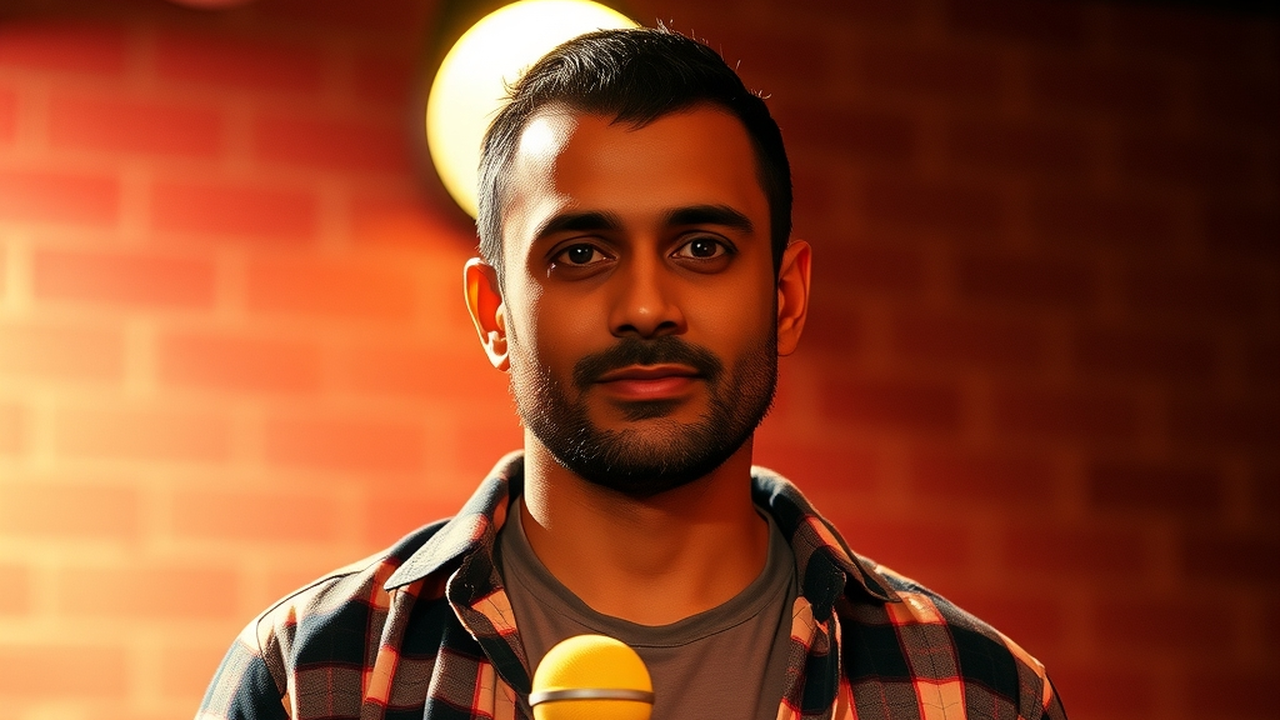
#> input picture assets/comedian.png, 1280 x 720 px; its folder holds only this picture in this run
$ python -i images.py   (imports and definitions only)
#> lines starting #> are read from the running program, lines starting #| are printed output that depends on the picture
### config.py
import os

def env(name, default=""):
    """Like os.environ.get, but an EMPTY value (what GitHub passes for an unset variable) also falls back to the default."""
    value = os.environ.get(name)
    return value.strip() if value and value.strip() else default

# ---- Secrets / keys (set as GitHub Actions secrets) ----
GROQ_API_KEY = env("GROQ_API_KEY")
GROQ_MODEL = env("GROQ_MODEL")  # optional override; empty = auto-pick a working model from your Groq account

CF_ACCOUNT_ID = env("CF_ACCOUNT_ID")   # Cloudflare Workers AI (free FLUX.1 schnell images)
CF_API_TOKEN = env("CF_API_TOKEN")
#> further down, picture is the input picture: PIL image 1280x720 RGB; mean R, G, B 140.2, 69.2, 39.5

YT_CLIENT_ID = env("YT_CLIENT_ID")
YT_CLIENT_SECRET = env("YT_CLIENT_SECRET")
YT_REFRESH_TOKEN = env("YT_REFRESH_TOKEN")

# ---- Format: "short" = vertical 720x1280 YouTube Short, "long" = 1280x720 video ----
FORMAT = env("VIDEO_FORMAT", "short").lower()
IS_SHORT = FORMAT == "short"
WIDTH, HEIGHT = (720, 1280) if IS_SHORT else (1280, 720)

# ---- Channel settings (edit these or set as repo Variables) ----
CHANNEL_THEME = env("CHANNEL_THEME", "hilarious clean comedy cartoons with relatable everyday situations, for everyone")
LANGUAGE = env("LANGUAGE", "Hindi (Devanagari script)")
TTS_VOICE = env("TTS_VOICE", "hi-IN-SwaraNeural")   # Hindi: hi-IN-SwaraNeural (female) or hi-IN-MadhurNeural (male)
NUM_SCENES = int(env("NUM_SCENES", "8" if IS_SHORT else "14"))   # includes 1 final question scene; Short ~30 s
LINE_WORDS = "5-12" if IS_SHORT else "8-22"                       # words per spoken line
TITLE_CHARS = "25-45" if IS_SHORT else "35-60"
TTS_RATE = env("TTS_RATE", "+12%" if IS_SHORT else "+6%")        # faster voice = more energy

if IS_SHORT:
    FORMAT_RULES = ("This is a YouTube SHORT (vertical, about 25-32 seconds, as short and punchy as possible). Scene 1 MUST be a scroll-stopping hook within "
                    "2 seconds: an absurd claim, a shocking question or a chaotic moment, never a slow introduction. "
                    "Something new and funny happens in every scene, no filler.")
else:
    FORMAT_RULES = "This is a full episode of about 2 minutes."

# ---- The two recurring stars: same look in every episode builds fans and keeps the art consistent ----
NAME_A = env("NAME_A", "Bhola")
NAME_B = env("NAME_B", "Tinku")
MAIN_CHARACTERS = env(
    "MAIN_CHARACTERS",
    "Bhola: a chubby round brown bear with a yellow turban, sleepy half-closed eyes and a big belly. "
    "Tinku: a tiny green parrot with huge round glasses and a small red cap.")
CAST_BIO = env(
    "CAST_BIO",
    "Bhola (character a, deep slow voice): lazy, sleepy, loves food, but accidentally gets lucky. "
    "Tinku (character b, squeaky voice): hyper, over-smart, makes grand plans that backfire.")

USE_TRENDS = env("USE_TRENDS", "true").lower() == "true"   # build episodes around today's trending topics
TRENDS_GEO = env("TRENDS_GEO", "IN")

ART_STYLE = env(
    "ART_STYLE",
    "high quality 2D cartoon illustration, clean outlines, soft shading, funny exaggerated expressions, "
    "bright vibrant colors, detailed background, consistent character design",
)

VOICE_A = env("VOICE_A", "hi-IN-MadhurNeural")   # character A: deep, slow
VOICE_B = env("VOICE_B", "hi-IN-SwaraNeural")    # character B: squeaky (pitch-raised)

def voice_for(speaker):
    """(voice, pitch) for narrator / character a / character b"""
    return {"a": (VOICE_A, "-8Hz"), "b": (VOICE_B, "+35Hz")}.get(speaker, (TTS_VOICE, "+0Hz"))

# private = safe default (also forced by YouTube until your API project passes audit)
PRIVACY = env("UPLOAD_PRIVACY", "public")
MADE_FOR_KIDS = env("MADE_FOR_KIDS", "false").lower() == "true"
CATEGORY_ID = "1"  # Film & Animation

### images.py
import base64, io, time, requests
from PIL import Image, ImageFilter, ImageEnhance
import config

MODEL = "@cf/black-forest-labs/flux-1-schnell"
URL = "https://api.cloudflare.com/client/v4/accounts/{acc}/ai/run/" + MODEL
_SEED_OK = True   # flipped off automatically if the API rejects the seed field


def _compose(img):
    """FLUX returns a square picture. Keep the WHOLE picture sharp in the middle and fill the
    sides (or top/bottom for Shorts) with a blurred, darkened copy, so nothing gets cropped."""
    W, H = config.WIDTH, config.HEIGHT
    scale = max(W / img.width, H / img.height)
#> scale = 1.78
    bg = img.resize((int(img.width * scale) + 1, int(img.height * scale) + 1), Image.LANCZOS)
    left, top = (bg.width - W) // 2, (bg.height - H) // 2
#> left = 778; top = 0
    bg = bg.crop((left, top, left + W, top + H)).filter(ImageFilter.GaussianBlur(28))
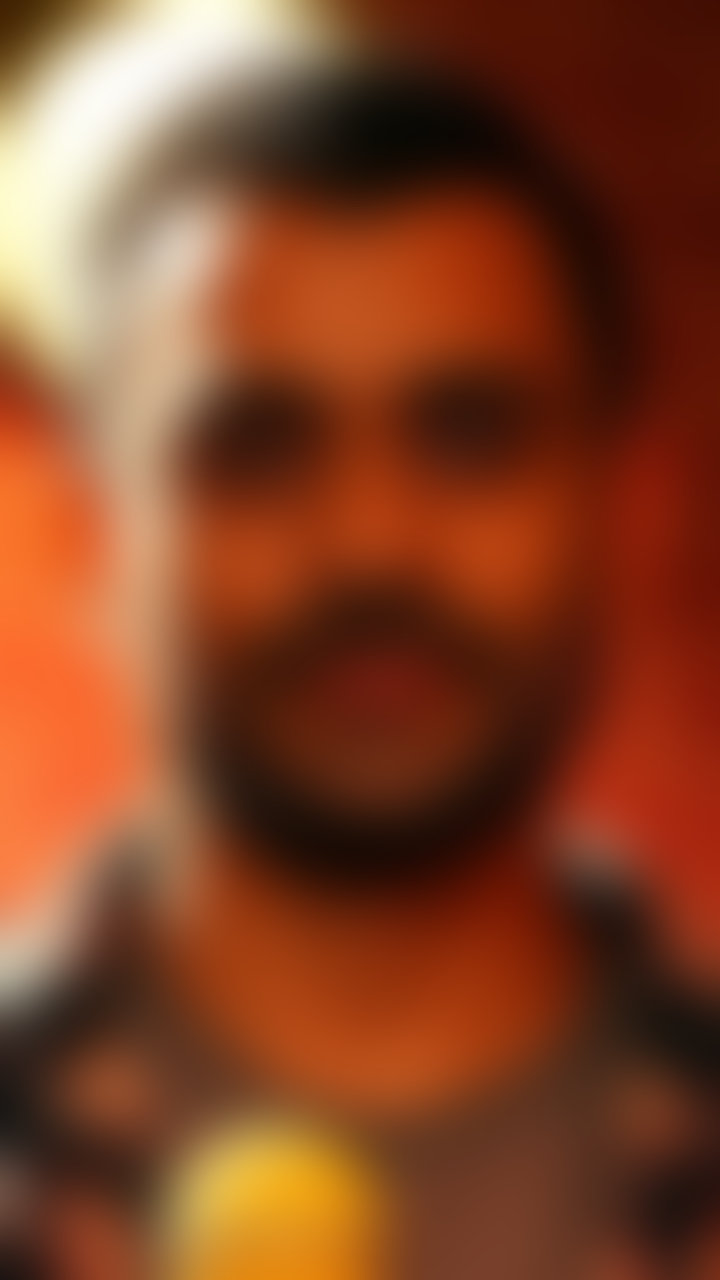
#> bg: PIL image 720x1280 RGB; mean R, G, B 130.1, 67.8, 38.9
    bg = ImageEnhance.Brightness(bg).enhance(0.55)
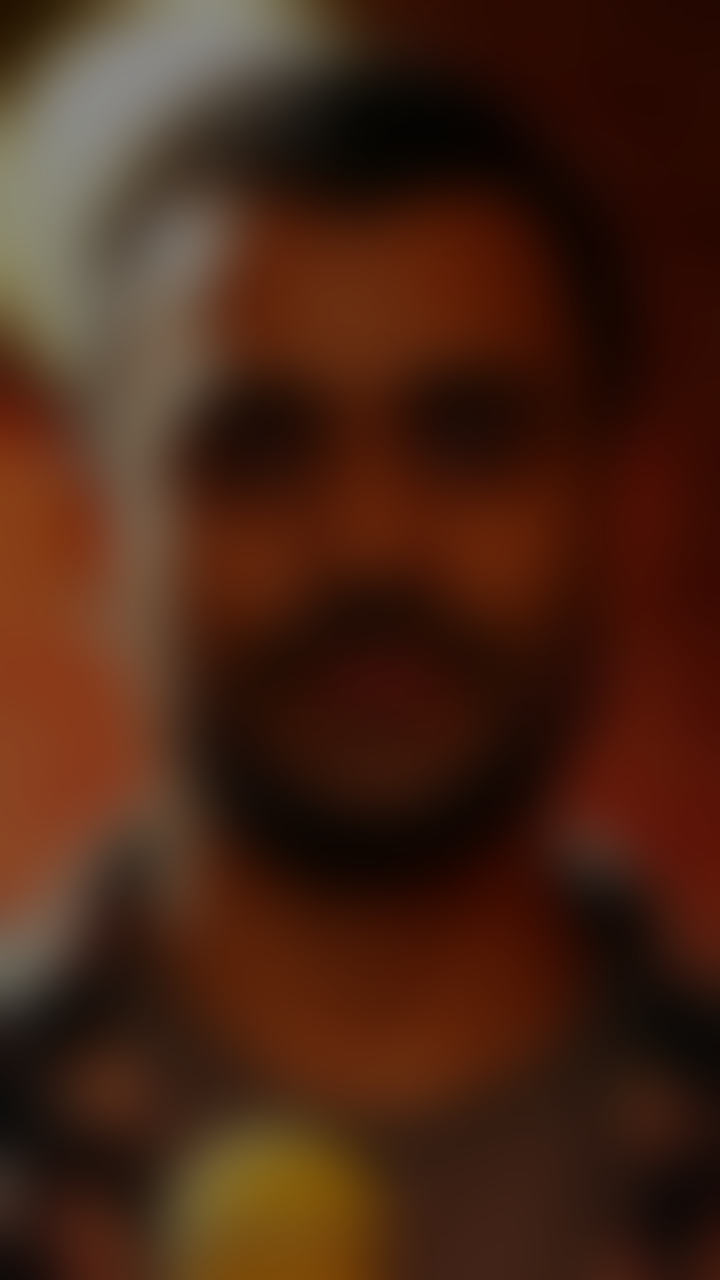
#> bg: PIL image 720x1280 RGB; mean R, G, B 71.1, 36.8, 20.9
    fit = min(W / img.width, H / img.height)
#> fit = 0.562
    fg = img.resize((int(img.width * fit), int(img.height * fit)), Image.LANCZOS)
    lift = int(H * 0.10) if H > W else 0   # Shorts: lift the picture so captions sit below it
    bg.paste(fg, ((W - fg.width) // 2, (H - fg.height) // 2 - lift))
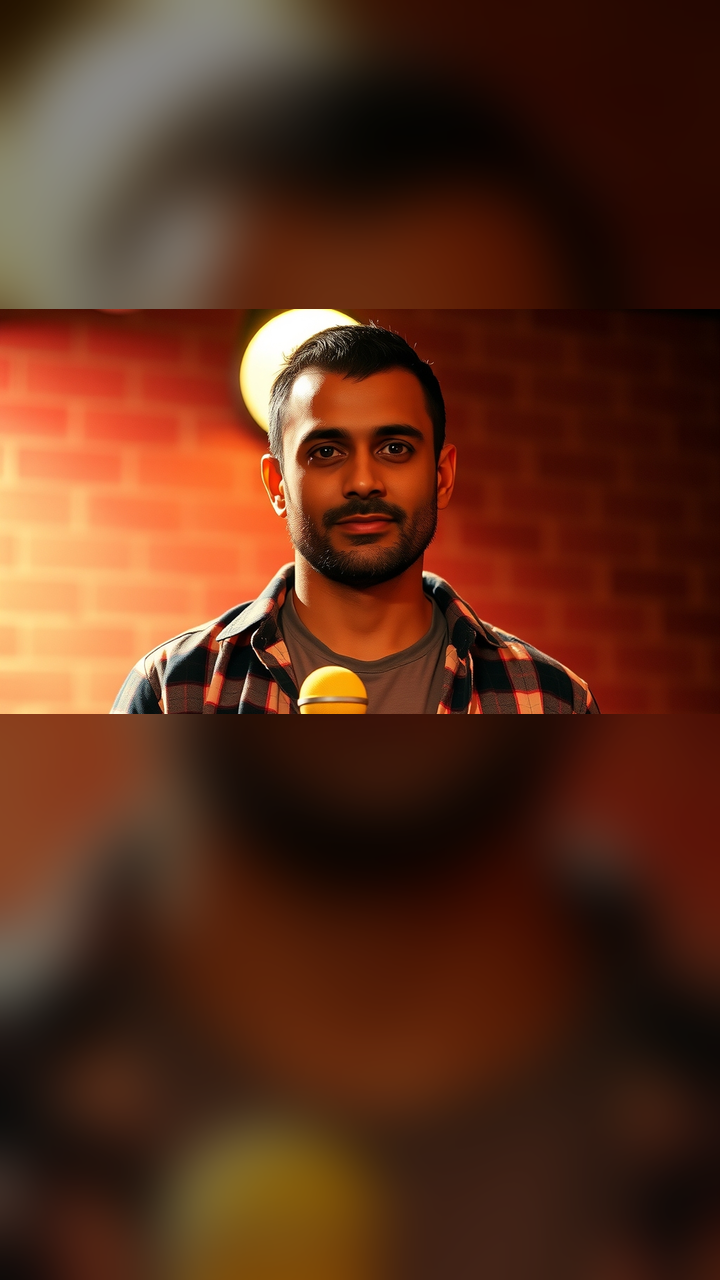
#> bg: PIL image 720x1280 RGB; mean R, G, B 90.9, 47.9, 28.1
    return bg


def make_image(prompt, path, seed=None):
    global _SEED_OK
    full = f"{prompt}. {config.ART_STYLE}. wide shot, full body, centered, clean simple background, cinematic lighting. no text, no letters, no watermark, no logo"[:2000]
    url = URL.format(acc=config.CF_ACCOUNT_ID)
    headers = {"Authorization": f"Bearer {config.CF_API_TOKEN}"}
    last = "unknown"
    for attempt in range(5):
        try:
            payload = {"prompt": full, "steps": 8}
            if seed is not None and _SEED_OK:
                payload["seed"] = int(seed)   # same seed in every scene = more similar look
            r = requests.post(url, headers=headers, json=payload, timeout=180)
            if r.status_code in (400, 422) and "seed" in payload:
                _SEED_OK = False
                payload.pop("seed")
                r = requests.post(url, headers=headers, json=payload, timeout=180)
            if r.status_code in (401, 403):
                raise SystemExit(f"Cloudflare rejected the token/account ({r.status_code}): {r.text[:300]}\n"
                                 "Check CF_ACCOUNT_ID / CF_API_TOKEN secrets (token needs Workers AI permission).")
            if r.status_code == 200:
                b64 = r.json().get("result", {}).get("image")
                if b64:
                    img = Image.open(io.BytesIO(base64.b64decode(b64))).convert("RGB")
                    if min(img.size) >= 512:
                        _compose(img).save(path, "JPEG", quality=94)
                        return
                    last = f"image too small {img.size}"
                else:
                    last = f"no image in response: {r.text[:200]}"
            else:
                last = f"HTTP {r.status_code}: {r.text[:200]}"
        except SystemExit:
            raise
        except Exception as e:
            last = str(e)
        print(f"   image attempt {attempt+1} failed: {last}")
        time.sleep(5 * (attempt + 1))
    raise RuntimeError(f"Image generation failed after retries ({last}). Nothing was uploaded.")

>>> from PIL import Image
>>> picture = Image.open('assets/comedian.png')
>>> result = _compose(picture)
